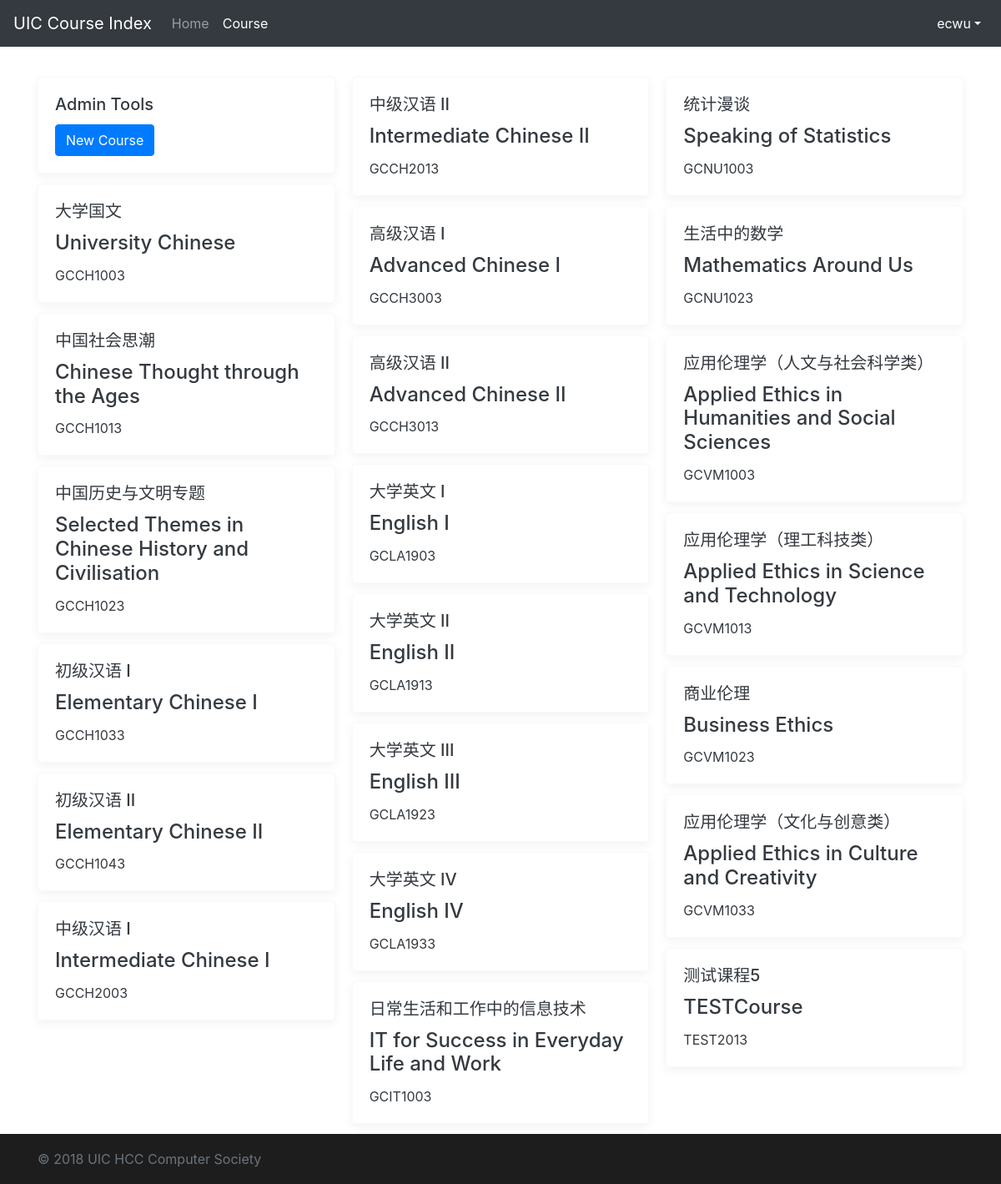
Page /course/ (signed in) on the committed database.
### course/models.py (models this page shows, shortened)
class Course(models.Model):
    UIC_DIVISION = (('DST', 'Division of Science and Technology'),
                    ('DBM', 'Division of Business and Management'),
                    ('DHSS', 'Division of Humanities and Social Sciences'),
                    ('DCC', 'Division of Culture and Creativity'),
                    ('ALL', 'All Division'))
    UIC_MAJOR = (
        ('DST', (
            ('FST', 'Food Science and Technology'),
            ('ENVS', 'Environmental Science'),
            ('APSY', 'Applied Psychology'),
            ('STAT', 'Statistics'),
            ('FM', 'Financial Mathematics'),
            ('CST', 'Computer Science and Technology'),
            ('DS', 'Data Science'),
            ('ALLDST', 'All DST Major')
        )),
        ('DBM', (
            ('ACCT', 'Accounting'),
            ('FIN', 'Finance'),
            ('AE', 'Applied Economics'),
            ('EBIS', 'e-Business Management and Information Systems'),
            ('MHR', 'Management of Human Resources'),
            ('MKT', 'Marketing Management'),
            ('EPIN', 'Entrepreneurship and Innovation'),
            ('ALLDBM', 'All DBM Major')
        )),
        ('DCC', (
            ('CCM', 'Culture, Creativity and Management'),
            ('CTV', 'Cinema and Television'),
            ('MAD', 'Media Arts and Design'),
            ('ALLDCC', 'All DCC Major')
        )),
        ('DHSS', (
            ('GIR', 'Government and International Relations'),
            ('SWSA', 'Social Work and Social Administration'),
            ('IJ', 'International Journalism'),
            ('PRA', 'Public Relations and Advertising'),
            ('ATS', 'Applied Translation Studies '),
            ('ELLS', 'English Language and Literature Studies'),
            ('ALLDHSS', 'All DHSS Major')
        )),
        ('ALL', 'ALL Major')
    )
    UIC_COURSE_CATEGORY = (
        ('BBAC', 'BBA (Hons) Core'),
        ('MR', 'Major Required'),
        ('ME', 'Major Elective'),
        ('GEC', 'General Education Core'),
        ('GED', 'General Education Distribution'),
        ('WPEX', 'Whole Person Education Experiential Learning Modules'),
        ('FE', 'Free Elective')
    )
    UIC_COURSE_UNITS = (
        (3, 'Three Units'),
        (1, 'One Unit')
    )
    course_name_en = models.CharField(max_length=128, null=True)
    course_name_cn = models.CharField(max_length=128, null=True)
    course_code = models.CharField(max_length=32, default='EMPY1003')
    course_units = models.IntegerField(default=3, choices=UIC_COURSE_UNITS)
    course_class = models.CharField(max_length=32, default='DEFAULT_CLASS')
    course_major = models.CharField(max_length=32, default='ALL', choices=UIC_MAJOR)
    course_division = models.CharField(max_length=32, default='ALL', choices=UIC_DIVISION)
    course_category = models.CharField(max_length=32, default='FE', choices=UIC_COURSE_CATEGORY)
    course_descriptions = models.TextField(null=True, default='To be added')
    up_vote = models.IntegerField(default=0)
    down_vote = models.IntegerField(default=0)
    update_time = models.DateTimeField(auto_now=True)
    view_times = models.IntegerField(default=0)

### course/views.py (the view)
# urls.py: path('course/', views.course_list, name='course_list'),
def course_list(request):
    if not request.user.is_authenticated:
        messages.add_message(request, messages.ERROR, 'Login required.')
        return redirect('/')
    else:
        course_all = models.Course.objects.all()
        return render(request, 'course/course.html', {'courses': course_all})

### course/templates/course/course.html (shortened to what this page needs)
<!doctype html>
<html lang="en">
<head>
    <link href="https://cdn.bootcss.com/bootstrap/4.0.0/css/bootstrap.min.css" rel="stylesheet">
    {% load static %}
    <link href="{% static "course/css/login_page.css" %}" rel="stylesheet">
</head>
<body>
<header>
    <nav class="navbar navbar-expand-md navbar-dark fixed-top bg-dark">
        <a class="navbar-brand" href="{% url 'home_page' %}">UIC Course Index</a>
        <div class="collapse navbar-collapse" id="navbarCollapse">
            <ul class="navbar-nav mr-auto">
                <li class="nav-item">
                    <a class="nav-link" href="{% url 'home_page' %}">Home</a>
                </li>
                <li class="nav-item active">
                    <a class="nav-link" href="{% url 'course_list' %}">Course <span class="sr-only">(current)</span></a>
                </li>
            </ul>
            <ul class="navbar-nav ml-auto">
                <li class="nav-item dropdown show">
                    <a class="nav-link dropdown-toggle" href="#" id="dropdown01" data-toggle="dropdown"
                       aria-haspopup="true" aria-expanded="true">{{ user.username }}</a>
                </li>
            </ul>
        </div>
    </nav>
</header>
<main role="main" class="container">
    <div class="card-columns" style="margin-top: 2rem">
        {% if user.groups.all.0.name == "course_master" %}
            <div class="card border-light box-shadow text-dark">
                <div class="card-body">
                    <h5 class="card-title">Admin Tools</h5>
                    <a href="{% url 'course_detail_edit' '0' %}" class="btn btn-primary">New Course</a>
                </div>
            </div>
        {% endif %}
        {% for course in courses %}
            <a href="{% url 'course_detail' course.id %}">
            <div class="card border-light box-shadow text-dark">
            <div class="card-body">
                <h5 class="card-title">{{ course.course_name_cn }}</h5>
                <h4 class="card-title">{{ course.course_name_en }}</h4>
                <p class="card-text">{{ course.course_code }}</p>
            </div>
        </div>
        </a>
        {% endfor %}
    </div>
</main>
<footer class="footer">
    <div class="container">
        <span class="text-muted">&copy; 2018 UIC HCC Computer Society</span>
    </div>
</footer>
{% load static %}
</body>
</html>

### course/static/course/css/login_page.css (style rules this page uses)
html { position: relative; min-height: 100%; }
body { margin-bottom: 60px; font-family: -apple-system, BlinkMacSystemFont, "Segoe UI", "Droid Sans", "Helvetica Neue", "PingFang SC", "Hiragino Sans GB", "Droid Sans Fallback", "Microsoft YaHei", sans-serif; }
.footer { position: absolute; bottom: 0; width: 100%; height: 60px; line-height: 60px; background-color: #1d1d1d; }
body > .container { padding: 60px 15px 0; }
.footer > .container { padding-right: 15px; padding-left: 15px; }

### course/templates/course/course.html (style rules this page uses)
.box-shadow { box-shadow: 0 .25rem .75rem rgba(0, 0, 0, .05); }

### rows in the picture
Course: course_name_cn "大学国文", course_name_en "University Chinese", course_code "GCCH1003"
Course: course_name_cn "中国社会思潮", course_name_en "Chinese Thought through the Ages", course_code "GCCH1013"
Course: course_name_cn "中国历史与文明专题", course_name_en "Selected Themes in Chinese History and Civilisation", course_code "GCCH1023"
Course: course_name_cn "初级汉语 I", course_name_en "Elementary Chinese I", course_code "GCCH1033"
Course: course_name_cn "初级汉语 II", course_name_en "Elementary Chinese II", course_code "GCCH1043"
Course: course_name_cn "中级汉语 I", course_name_en "Intermediate Chinese I", course_code "GCCH2003"
Course: course_name_cn "中级汉语 II", course_name_en "Intermediate Chinese II", course_code "GCCH2013"
Course: course_name_cn "高级汉语 I", course_name_en "Advanced Chinese I", course_code "GCCH3003"
Course: course_name_cn "高级汉语 II", course_name_en "Advanced Chinese II", course_code "GCCH3013"
Course: course_name_cn "大学英文 I", course_name_en "English I", course_code "GCLA1903"
Course: course_name_cn "大学英文 II", course_name_en "English II", course_code "GCLA1913"
Course: course_name_cn "大学英文 III", course_name_en "English III", course_code "GCLA1923"
Course: course_name_cn "大学英文 IV", course_name_en "English IV", course_code "GCLA1933"
Course: course_name_cn "日常生活和工作中的信息技术", course_name_en "IT for Success in Everyday Life and Work", course_code "GCIT1003"
Course: course_name_cn "统计漫谈", course_name_en "Speaking of Statistics", course_code "GCNU1003"
Course: course_name_cn "生活中的数学", course_name_en "Mathematics Around Us", course_code "GCNU1023"
Course: course_name_cn "应用伦理学（人文与社会科学类）", course_name_en "Applied Ethics in Humanities and Social Sciences", course_code "GCVM1003"
Course: course_name_cn "应用伦理学（理工科技类）", course_name_en "Applied Ethics in Science and Technology", course_code "GCVM1013"
Course: course_name_cn "商业伦理", course_name_en "Business Ethics", course_code "GCVM1023"
Course: course_name_cn "应用伦理学（文化与创意类）", course_name_en "Applied Ethics in Culture and Creativity", course_code "GCVM1033"
Course: course_name_cn "测试课程5", course_name_en "TESTCourse", course_code "TEST2013"

### other values in the picture
{{ user.username }} "ecwu"
